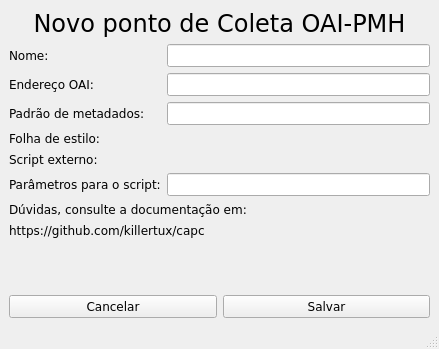
<?xml version="1.0" encoding="UTF-8"?>
<ui version="4.0">
 <class>OAISettingsWindow</class>
 <widget class="QMainWindow" name="OAISettingsWindow">
  <property name="geometry">
   <rect>
    <x>0</x>
    <y>0</y>
    <width>439</width>
    <height>349</height>
   </rect>
  </property>
  <property name="font">
   <font>
    <family>Verdana</family>
   </font>
  </property>
  <property name="windowTitle">
   <string>Novo Ponto de Coleta</string>
  </property>
  <widget class="QWidget" name="centralwidget">
   <layout class="QVBoxLayout" name="verticalLayout">
    <item>
     <widget class="QLabel" name="label">
      <property name="font">
       <font>
        <family>Verdana</family>
        <pointsize>18</pointsize>
       </font>
      </property>
      <property name="text">
       <string>Novo ponto de Coleta OAI-PMH</string>
      </property>
      <property name="alignment">
       <set>Qt::AlignHCenter|Qt::AlignTop</set>
      </property>
     </widget>
    </item>
    <item>
     <layout class="QFormLayout" name="formLayout">
      <property name="fieldGrowthPolicy">
       <enum>QFormLayout::ExpandingFieldsGrow</enum>
      </property>
      <item row="1" column="0">
       <widget class="QLabel" name="labelOAIAddress">
        <property name="text">
         <string>Endereço OAI:</string>
        </property>
       </widget>
      </item>
      <item row="1" column="1">
       <widget class="QLineEdit" name="lineEditOAIAddress"/>
      </item>
      <item row="2" column="0">
       <widget class="QLabel" name="labelMetadataType">
        <property name="text">
         <string>Padrão de metadados:</string>
        </property>
       </widget>
      </item>
      <item row="2" column="1">
       <widget class="QLineEdit" name="lineEditMetadataType"/>
      </item>
      <item row="3" column="0">
       <widget class="QLabel" name="labelXSLT">
        <property name="text">
         <string>Folha de estilo:</string>
        </property>
       </widget>
      </item>
      <item row="3" column="1">
       <widget class="KUrlRequester" name="kurlrequesterXSLT"/>
      </item>
      <item row="4" column="0">
       <widget class="QLabel" name="labelScript">
        <property name="text">
         <string>Script externo:</string>
        </property>
       </widget>
      </item>
      <item row="4" column="1">
       <widget class="KUrlRequester" name="kurlrequesterScript"/>
      </item>
      <item row="5" column="0">
       <widget class="QLabel" name="labelScriptParameters">
        <property name="text">
         <string>Parâmetros para o script:</string>
        </property>
       </widget>
      </item>
      <item row="5" column="1">
       <widget class="QLineEdit" name="lineEditScriptParameters"/>
      </item>
      <item row="0" column="0">
       <widget class="QLabel" name="labelName">
        <property name="text">
         <string>Nome:</string>
        </property>
       </widget>
      </item>
      <item row="0" column="1">
       <widget class="QLineEdit" name="lineEditName"/>
      </item>
     </layout>
    </item>
    <item>
     <widget class="QLabel" name="labelInfo">
      <property name="text">
       <string>Dúvidas, consulte a documentação em:</string>
      </property>
     </widget>
    </item>
    <item>
     <widget class="KUrlLabel" name="kurllabelDocumentation">
      <property name="sizePolicy">
       <sizepolicy hsizetype="Minimum" vsizetype="Preferred">
        <horstretch>0</horstretch>
        <verstretch>0</verstretch>
       </sizepolicy>
      </property>
      <property name="focusPolicy">
       <enum>Qt::ClickFocus</enum>
      </property>
      <property name="text">
       <string>https://github.com/killertux/capc</string>
      </property>
      <property name="openExternalLinks">
       <bool>true</bool>
      </property>
      <property name="useCursor">
       <bool>true</bool>
      </property>
     </widget>
    </item>
    <item>
     <spacer name="verticalSpacer">
      <property name="orientation">
       <enum>Qt::Vertical</enum>
      </property>
      <property name="sizeHint" stdset="0">
       <size>
        <width>20</width>
        <height>40</height>
       </size>
      </property>
     </spacer>
    </item>
    <item>
     <layout class="QHBoxLayout" name="horizontalLayout_2">
      <item>
       <widget class="QPushButton" name="pushButtonCancel">
        <property name="text">
         <string>Cancelar</string>
        </property>
       </widget>
      </item>
      <item>
       <widget class="QPushButton" name="pushButtonSave">
        <property name="text">
         <string>Salvar</string>
        </property>
       </widget>
      </item>
     </layout>
    </item>
   </layout>
  </widget>
  <widget class="QMenuBar" name="menubar">
   <property name="geometry">
    <rect>
     <x>0</x>
     <y>0</y>
     <width>439</width>
     <height>25</height>
    </rect>
   </property>
  </widget>
  <widget class="QStatusBar" name="statusbar"/>
 </widget>
 <customwidgets>
  <customwidget>
   <class>KUrlLabel</class>
   <extends>QLabel</extends>
   <header>kurllabel.h</header>
  </customwidget>
  <customwidget>
   <class>KUrlRequester</class>
   <extends>QFrame</extends>
   <header>kurlrequester.h</header>
  </customwidget>
 </customwidgets>
 <tabstops>
  <tabstop>lineEditName</tabstop>
  <tabstop>lineEditOAIAddress</tabstop>
  <tabstop>lineEditMetadataType</tabstop>
  <tabstop>kurlrequesterXSLT</tabstop>
  <tabstop>kurlrequesterScript</tabstop>
  <tabstop>lineEditScriptParameters</tabstop>
  <tabstop>pushButtonSave</tabstop>
  <tabstop>pushButtonCancel</tabstop>
 </tabstops>
 <resources/>
 <connections/>
</ui>
